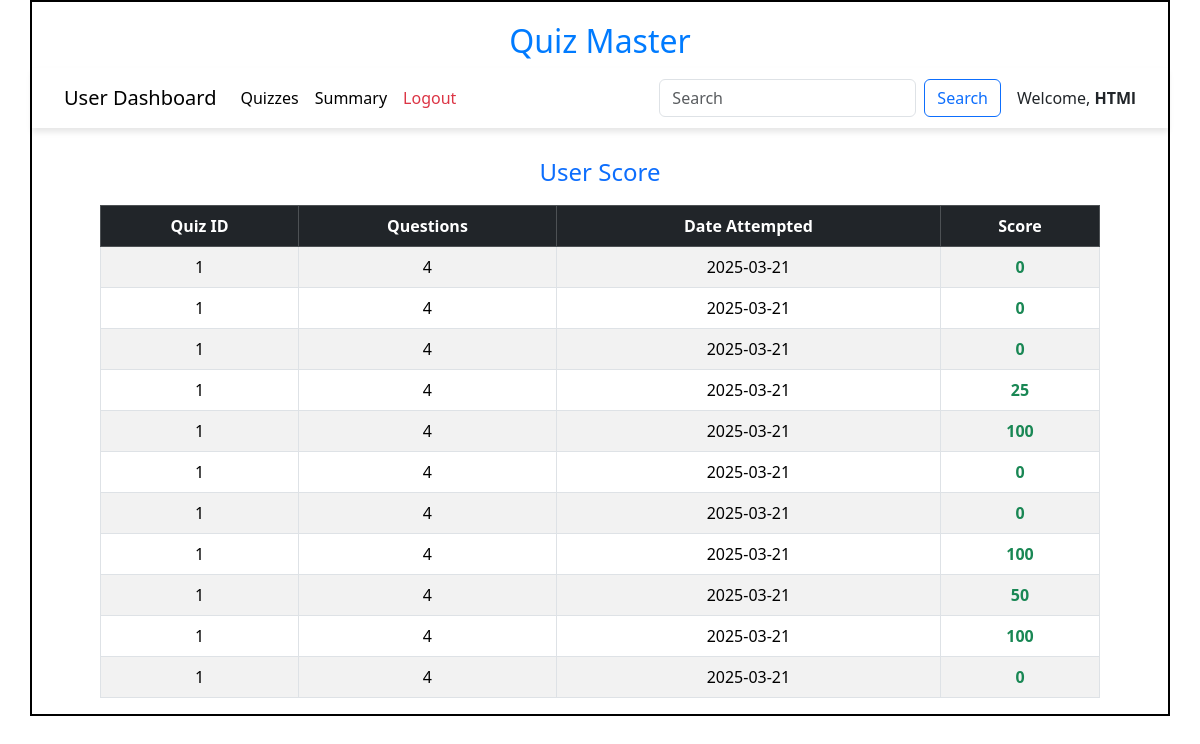
Screenshot of /user_scores/HTMl (signed in) with the database file from the repository.
### models/models.py (models this page shows)
class Score(db.Model):
    id=db.Column(db.Integer,primary_key=True)
    quiz_id = db.Column(db.Integer,db.ForeignKey("quiz.id"),nullable=False)
    user_id = db.Column(db.Integer,db.ForeignKey("user.id"),nullable=False)
    time_stamp = db.Column(db.Integer,nullable=False)
    total_scored = db.Column(db.Integer,nullable=False)

### controllers/controller.py (the view)
@app.route("/user_scores/<name>")
def user_scores(name):
    user_id = session["user_id"]
    scores = Score.query.filter_by(user_id=user_id).all()
    num_questions = {}
    for score in scores:
        quiz_id = score.quiz_id  # Get quiz ID
        question_count = Question.query.filter_by(quiz_id=quiz_id).count()  # Count questions for that quiz
        num_questions[quiz_id] = question_count  # Store in dictionary
    return render_template("user_scores.html", name=name, scores=scores,num_questions=num_questions)

### templates/user_scores.html (shortened to what this page needs)
<!DOCTYPE html>
<html lang="en">
<head>
    <link href="https://cdn.jsdelivr.net/npm/bootstrap@5.3.3/dist/css/bootstrap.min.css" rel="stylesheet">
    <link rel="stylesheet" href="/static/css/style.css">
</head>
<body>
    <div id="container">
        <h1 id="heading">Quiz Master</h1>
        <nav class="navbar navbar-expand-lg navbar-light bg-white" style="box-shadow: 0px 4px 6px rgba(0, 0, 0, 0.1);
            padding: 10px 20px;">
            <div class="container-fluid">
                <a class="navbar-brand" href="#">User Dashboard</a>
                <div class="collapse navbar-collapse" id="navbarNav">
                    <ul class="navbar-nav me-auto">
                        <li class="nav-item">
                            <a class="nav-link active" href="/user/{{name}}">Quizzes</a>
                        </li>
                        <li class="nav-item">
                            <a class="nav-link active" href="/user_summary/{{name}}">Summary</a>
                        </li>
                        <li class="nav-item">
                            <a class="nav-link text-danger" href="/login">Logout</a>
                        </li>
                    </ul>
                    <form class="d-flex" method="POST" action="/search/{{name}}">
                        <input class="form-control me-2" type="search" placeholder="Search" name="search_txt" id="search_txt">
                        <button class="btn btn-outline-primary" type="submit">Search</button>
                    </form>
                </div>
                <span class="ms-3">Welcome, <strong>{{name}}</strong></span>
            </div>
        </nav>
        <div id="user_score-panel" style="margin: auto; margin-top: 30px;width: 1000px;height: auto;">
            <h4 class="text-center text-primary">User Score</h4>
            {% if scores %}
            <div class="table-responsive">
                <table class="table table-bordered table-striped text-center">
                    <thead class="table-dark">
                        <tr>
                            <th>Quiz ID</th>
                            <th>Questions</th>
                            <th>Date Attempted</th>
                            <th>Score</th>
                        </tr>
                    </thead>
                    <tbody>
                        {% for score in scores %}
                        <tr>
                            <td>{{ score.quiz_id }}</td>
                            <td>{{ num_questions[score.quiz_id] }}</td>
                            <td>{{ score.time_stamp.split(' ')[0] }}</td>
                            <td class="text-success fw-bold">{{ score.total_scored }}</td>
                        </tr>
                        {% endfor %}
                    </tbody>
                </table>
            </div>
            {% else %}
            <div class="alert alert-info text-center">No scores available.</div>
            {% endif %}
        </div>
    </div>
</body>
</html>

### static/css/style.css (style rules this page uses)
* { margin: 0px }
#container { border: 2px solid black; margin: auto; min-height: 700px; width: 95%; }
#heading { text-align: center; font-size: 2rem; margin-top: 20px; color: #007bff; }
.navbar { box-shadow: 0px 4px 6px rgba(0, 0, 0, 0.1); padding: 10px 20px; }
.table { margin-top: 10px; }
.table-dark th { text-align: center; }

### rows the page displays
Score: quiz_id "1", num_questions "4", time_stamp "2025-03-21", total_scored "0"
Score: quiz_id "1", num_questions "4", time_stamp "2025-03-21", total_scored "0"
Score: quiz_id "1", num_questions "4", time_stamp "2025-03-21", total_scored "0"
Score: quiz_id "1", id "4", time_stamp "2025-03-21", total_scored "25"
Score: quiz_id "1", num_questions "4", time_stamp "2025-03-21", total_scored "100"
Score: quiz_id "1", num_questions "4", time_stamp "2025-03-21", total_scored "0"
Score: quiz_id "1", num_questions "4", time_stamp "2025-03-21", total_scored "0"
Score: quiz_id "1", num_questions "4", time_stamp "2025-03-21", total_scored "100"
Score: quiz_id "1", num_questions "4", time_stamp "2025-03-21", total_scored "50"
Score: quiz_id "1", num_questions "4", time_stamp "2025-03-21", total_scored "100"
Score: quiz_id "1", num_questions "4", time_stamp "2025-03-21", total_scored "0"

### other values shown
{{ name }} "HTMl"
